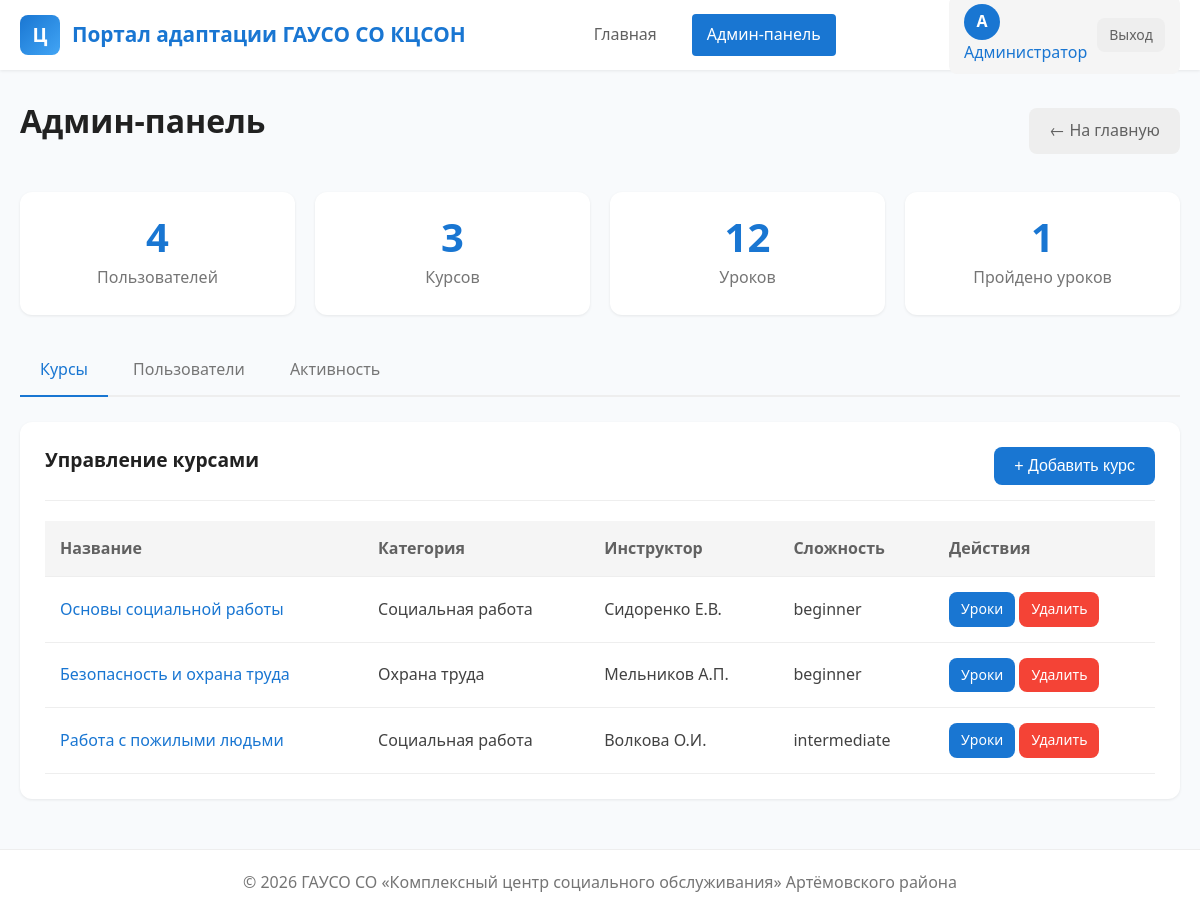
The page /admin (signed in) on the database its author committed.
### tables this page shows
CREATE TABLE users (
            id INTEGER PRIMARY KEY AUTOINCREMENT,
            username TEXT UNIQUE NOT NULL,
            password TEXT NOT NULL,
            email TEXT,
            full_name TEXT,
            role TEXT DEFAULT 'user',
            position TEXT,
            department TEXT,
            phone TEXT,
            avatar TEXT,
            created_at TIMESTAMP DEFAULT CURRENT_TIMESTAMP,
            last_login TIMESTAMP
        );

CREATE TABLE courses (
            id INTEGER PRIMARY KEY AUTOINCREMENT,
            title TEXT NOT NULL,
            description TEXT,
            category TEXT,
            instructor TEXT,
            duration TEXT,
            difficulty TEXT DEFAULT 'beginner',
            image TEXT,
            is_published INTEGER DEFAULT 1,
            created_at TIMESTAMP DEFAULT CURRENT_TIMESTAMP,
            updated_at TIMESTAMP
        );

### app.py (the view)
@app.route('/admin')
@admin_required
def admin():
    conn = get_db_connection()
    stats = {}
    stats['users_count'] = conn.execute('SELECT COUNT(*) FROM users').fetchone()[0]
    stats['courses_count'] = conn.execute('SELECT COUNT(*) FROM courses').fetchone()[0]
    stats['lessons_count'] = conn.execute('SELECT COUNT(*) FROM lessons').fetchone()[0]
    stats['completed_lessons'] = conn.execute("SELECT COUNT(*) FROM progress WHERE status = 'completed'").fetchone()[0]
    users = conn.execute('SELECT * FROM users ORDER BY created_at DESC').fetchall()
    courses = conn.execute('SELECT * FROM courses ORDER BY created_at DESC').fetchall()
    recent_activity = conn.execute('''
        SELECT p.*, u.full_name, l.title as lesson_title, c.title as course_title
        FROM progress p
        JOIN users u ON p.user_id = u.id
        JOIN lessons l ON p.lesson_id = l.id
        JOIN courses c ON l.course_id = c.id
        ORDER BY p.completed_at DESC LIMIT 10
    ''').fetchall()
    conn.close()
    return render_template('admin.html', stats=stats, users=users, courses=courses, recent_activity=recent_activity)

### app.py (called while the page is built)
def get_db_connection():
    conn = sqlite3.connect('portal.db')
    conn.row_factory = sqlite3.Row
    return conn

def admin_required(f):
    @wraps(f)
    def decorated_function(*args, **kwargs):
        if 'user_id' not in session or session.get('role') != 'admin':
            flash('Доступ только для администраторов', 'error')
            return redirect(url_for('index'))
        return f(*args, **kwargs)
    return decorated_function

@app.before_request
def load_user():
    g.user = None
    if 'user_id' in session:
        conn = get_db_connection()
        g.user = conn.execute('SELECT * FROM users WHERE id = ?', (session['user_id'],)).fetchone()
        conn.close()

### templates/admin.html (shortened to what this page needs)
{% extends "base.html" %}
{% block content %}
<div class="admin-header">
    <h1>Админ-панель</h1>
    <a href="{{ url_for('index') }}" class="btn btn-secondary">&larr; На главную</a>
</div>
<div class="stats-grid">
    <div class="stat-card">
        <div class="stat-value">{{ stats.users_count }}</div>
        <div class="stat-label">Пользователей</div>
    </div>
    <div class="stat-card">
        <div class="stat-value">{{ stats.courses_count }}</div>
        <div class="stat-label">Курсов</div>
    </div>
    <div class="stat-card">
        <div class="stat-value">{{ stats.lessons_count }}</div>
        <div class="stat-label">Уроков</div>
    </div>
    <div class="stat-card">
        <div class="stat-value">{{ stats.completed_lessons }}</div>
        <div class="stat-label">Пройдено уроков</div>
    </div>
</div>
<div class="tabs">
    <div class="tab active" data-tab="tab-courses">Курсы</div>
    <div class="tab" data-tab="tab-users">Пользователи</div>
    <div class="tab" data-tab="tab-activity">Активность</div>
</div>
<div id="tab-courses" class="tab-content">
    <div class="card">
        <div class="card-header">
            <h3>Управление курсами</h3>
            <button class="btn btn-primary" data-modal="modal-add-course">+ Добавить курс</button>
        </div>
        {% if courses %}
        <table class="table">
            <thead>
                <tr>
                    <th>Название</th>
                    <th>Категория</th>
                    <th>Инструктор</th>
                    <th>Сложность</th>
                    <th>Действия</th>
                </tr>
            </thead>
            <tbody>
                {% for course in courses %}
                <tr>
                    <td>
                        <a href="{{ url_for('course', course_id=course.id) }}">{{ course.title }}</a>
                    </td>
                    <td>{{ course.category }}</td>
                    <td>{{ course.instructor }}</td>
                    <td>{{ course.difficulty }}</td>
                    <td>
                        <a href="{{ url_for('course', course_id=course.id) }}" class="btn btn-sm btn-primary">Уроки</a>
                        <a href="{{ url_for('delete_course', course_id=course.id) }}" class="btn btn-sm btn-danger" data-delete>Удалить</a>
                    </td>
                </tr>
                {% endfor %}
            </tbody>
        </table>
        {% else %}
        <p>Нет курсов</p>
        {% endif %}
    </div>
</div>
{% endblock %}

### templates/base.html (shortened to what this page needs)
<!DOCTYPE html>
<html lang="ru">
<head>
    <link rel="stylesheet" href="{{ url_for('static', filename='css/style.css') }}">
</head>
<body>
    {% if session.get('user_id') %}
    <header>
        <div class="container">
            <div class="header-content">
                <a href="{{ url_for('index') }}" class="logo">
                    <div class="logo-icon">Ц</div>
                    <span>Портал адаптации ГАУСО СО КЦСОН</span>
                </a>
                <nav>
                    <a href="/" class="{{ 'active' if request.endpoint == 'index' else '' }}">Главная</a>
                    {% if g.user and g.user.role == 'admin' %}
                    <a href="{{ url_for('admin') }}" class="{{ 'active' if request.endpoint == 'admin' else '' }}">Админ-панель</a>
                    {% endif %}
                </nav>
                <div class="user-menu">
                    <a href="{{ url_for('profile') }}">
                        <div class="user-avatar">{{ g.user.full_name[0] if g.user and g.user.full_name else 'U' }}</div>
                        <span>{{ g.user.full_name if g.user and g.user.full_name else session.get('username', 'Пользователь') }}</span>
                    </a>
                    <a href="{{ url_for('logout') }}" class="btn btn-sm btn-secondary">Выход</a>
                </div>
            </div>
        </div>
    </header>
    {% endif %}
    <main>
        <div class="container">
            {% block content %}{% endblock %}
        </div>
    </main>
    {% if session.get('user_id') %}
    <footer>
        <div class="container">
            <p>&copy; 2026 ГАУСО СО &laquo;Комплексный центр социального обслуживания&raquo; Артёмовского района</p>
        </div>
    </footer>
    {% endif %}
</body>
</html>

### static/css/style.css (style rules this page uses)
:root { --primary: #1976d2; --primary-dark: #1565c0; --primary-light: #42a5f5; --secondary: #26a69a; --success: #4caf50; --warning: #ff9800; --error: #f44336; --info: #2196f3; --dark: #212121; --gray-100: #f5f5f5; --gray-200: #eeeeee; --gray-300: #e0e0e0; --gray-400: #bdbdbd; --gray-500: #9e9e9e; --gray-600: #757575; --gray-700: #616161; --gray-800: #424242; --gray-900: #212121; --white: #ffffff; --bg-light: #f8fafc; --shadow-sm: 0 1px 3px rgba(0,0,0,0.08); --shadow-md: 0 4px 6px rgba(0,0,0,0.1); --shadow-lg: 0 10px 15px rgba(0,0,0,0.1); --radius-sm: 4px; --radius-md: 8px; --radius-lg: 12px; --transition: all 0.3s ease; }
* { margin: 0; padding: 0; box-sizing: border-box; }
body { font-family: 'Segoe UI', Roboto, 'Helvetica Neue', Arial, sans-serif; font-size: 16px; line-height: 1.6; color: var(--gray-800); background: var(--bg-light); }
a { text-decoration: none; color: var(--primary); transition: var(--transition); }
.container { max-width: 1200px; margin: 0 auto; padding: 0 20px; }
header { background: var(--white); box-shadow: var(--shadow-sm); position: sticky; top: 0; z-index: 100; }
.header-content { display: flex; justify-content: space-between; align-items: center; padding: 15px 0; height: 70px; }
.logo { display: flex; align-items: center; gap: 12px; font-size: 1.3rem; font-weight: 600; color: var(--primary); }
.logo-icon { width: 40px; height: 40px; background: linear-gradient(135deg, var(--primary), var(--primary-light)); border-radius: var(--radius-md); display: flex; align-items: center; justify-content: center; color: var(--white); font-size: 1.2rem; }
nav { display: flex; align-items: center; gap: 20px; }
nav a { color: var(--gray-700); padding: 8px 15px; border-radius: var(--radius-sm); font-weight: 500; }
nav a:hover, nav a.active { background: var(--primary); color: var(--white); }
.user-menu { display: flex; align-items: center; gap: 10px; padding: 8px 15px; background: var(--gray-100); border-radius: var(--radius-md); }
.user-avatar { width: 36px; height: 36px; background: var(--primary); border-radius: 50%; display: flex; align-items: center; justify-content: center; color: var(--white); font-weight: 600; }
main { min-height: calc(100vh - 70px); padding: 30px 0; }
h1, h2, h3 { color: var(--gray-900); line-height: 1.3; }
h1 { font-size: 2rem; margin-bottom: 20px; }
h3 { font-size: 1.2rem; margin-bottom: 10px; }
.card { background: var(--white); border-radius: var(--radius-lg); box-shadow: var(--shadow-sm); padding: 25px; margin-bottom: 20px; transition: var(--transition); }
.card-header { display: flex; justify-content: space-between; align-items: center; margin-bottom: 20px; padding-bottom: 15px; border-bottom: 1px solid var(--gray-200); }
.btn { display: inline-flex; align-items: center; gap: 8px; padding: 10px 20px; border: none; border-radius: var(--radius-md); font-size: 1rem; font-weight: 500; cursor: pointer; transition: var(--transition); }
.btn-primary { background: var(--primary); color: var(--white); }
.btn-secondary { background: var(--gray-200); color: var(--gray-700); }
.btn-danger { background: var(--error); color: var(--white); }
.btn-sm { padding: 6px 12px; font-size: 0.875rem; }
.stats-grid { display: grid; grid-template-columns: repeat(4, 1fr); gap: 20px; margin-bottom: 30px; }
.stat-card { background: var(--white); border-radius: var(--radius-lg); padding: 25px; text-align: center; box-shadow: var(--shadow-sm); }
.stat-value { font-size: 2.5rem; font-weight: 700; color: var(--primary); line-height: 1; }
.stat-label { color: var(--gray-600); margin-top: 8px; }
.table { width: 100%; border-collapse: collapse; }
.table th, .table td { padding: 15px; text-align: left; border-bottom: 1px solid var(--gray-200); }
.table th { background: var(--gray-100); font-weight: 600; color: var(--gray-700); }
.tabs { display: flex; gap: 5px; border-bottom: 2px solid var(--gray-200); margin-bottom: 25px; }
.tab { padding: 12px 20px; color: var(--gray-600); font-weight: 500; cursor: pointer; border-bottom: 2px solid transparent; margin-bottom: -2px; transition: var(--transition); }
.tab.active { color: var(--primary); border-bottom-color: var(--primary); }
footer { background: var(--white); padding: 20px 0; text-align: center; color: var(--gray-600); border-top: 1px solid var(--gray-200); margin-top: auto; }
.card, .course-card, .stat-card { animation: fadeIn 0.5s ease; }

### rows shown on the page
users: user "А", user "Администратор"
courses: title "Основы социальной работы", category "Социальная работа", instructor "Сидоренко Е.В.", difficulty "beginner"
courses: title "Безопасность и охрана труда", category "Охрана труда", instructor "Мельников А.П.", difficulty "beginner"
courses: title "Работа с пожилыми людьми", category "Социальная работа", instructor "Волкова О.И.", difficulty "intermediate"

### other values the page prints
{{ stats.users_count }} "4"
{{ stats.courses_count }} "3"
{{ stats.lessons_count }} "12"
{{ stats.completed_lessons }} "1"
